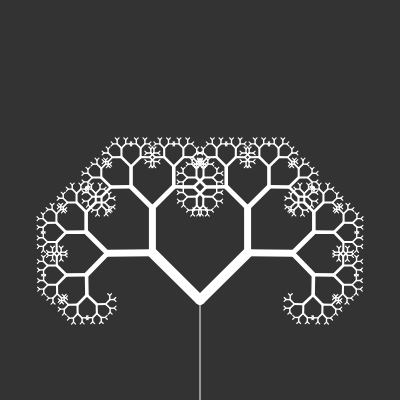
Frame 1 (no input)
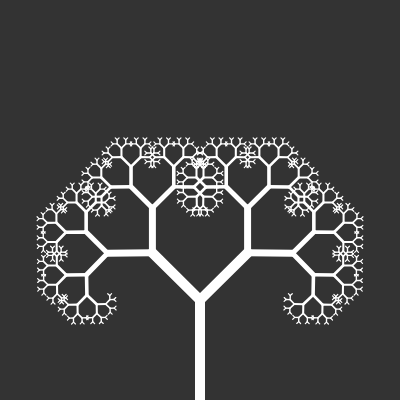
Frame 60 (no input)
Frame 120 (the mouse pressed at the canvas centre since frame 60): identical to frame 60, image omitted

The p5.js sketch that drew these frames (run headless with seeded random() and noise() and a simulated clock; from frame 60 on, the mouse is pressed at the canvas centre):

// p5.js sketch
// ── sketch.js
// Grupo: Vinícius Alves, Gabriel Alves, Larissa Coelho, Daniel Pedro
var slider;
var angle = 0;
function setup() {
  createCanvas(400, 400);
  slider = createSlider(0, TWO_PI, PI/4, 0.01);
}

function draw() {
  background(51);
  angle = slider.value()
  stroke(255)
  translate(200, height)
  branch(100);
}


function branch(len){
  stroke_weight = map(len, 2, 100, 1, 10);
  line(0, 0, 0, -len);
  translate(0, -len);
  strokeWeight(stroke_weight);
  if(len > 4){
    push();
    rotate(angle);
    branch(len * 0.67);
    pop();
    push();
    rotate(-angle);
    branch(len * 0.67);
    pop();
  }

}
